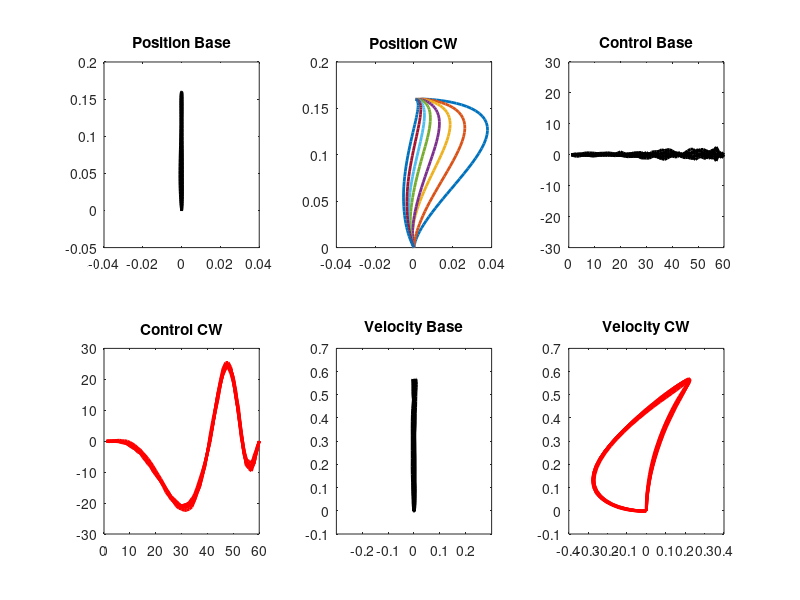

Write the MATLAB code that produced this figure. (Note: this script raises an error after producing the figure.)
clc;clear all;close all;
% load synthetic data
load('LQGxyBase.mat');
Base  = Traj;
load('LQGxy15CW.mat');
CW    = Traj;
load('LQGxy15CCW.mat');
CCW    = Traj;
load('LQGxy15CWadapt.mat');
CWa    = Traj;
load('LQGxy15CCWadapt.mat');
CCWa    = Traj;

%% visualise  decoded data
for i= 1:4:30%[1 4 7 10]%[12 10 8]
    p1 = Base.Out(1:60,i);
    p2 = Base.Out(61:120,i);
    v1 = Base.Out(121:180,i);
    v2 = Base.Out(181:240,i);
    c1 = Base.Out(241:300,i);
    c2 = Base.Out(301:360,i);
%     P1 = CCWa.Out(1:60,i);
%     P2 = CCWa.Out(61:120,i);
    P1 = CWa.Out(1:60,i);
    P2 = CWa.Out(61:120,i);
    V1 = CW.Out(121:180,i);
    V2 = CW.Out(181:240,i);   
    C1 = CW.Out(241:300,i);
    C2 = CW.Out(301:360,i);
    subplot(231);plot(p1,p2,'k','Linewidth',2); title('Position Base');hold on; xlim([-0.04 0.04]);
%     subplot(232);plot(P1,P2,'m','Linewidth',2); title('Position CW');hold on; xlim([-0.04 0.04]); ylim([0 0.2]);
    subplot(232);plot(P1,P2,'Linewidth',2); title('Position CW');hold on; xlim([-0.04 0.04]); ylim([0 0.2]);
    subplot(233);plot(c1,'k','Linewidth',2); title('Control Base');hold on; ylim([-30 30]);
    subplot(234);plot(C1,'r','Linewidth',2); title('Control CW');hold on; ylim([-30 30]);
    subplot(235);plot(v1,v2,'k','Linewidth',2); title('Velocity Base');hold on; xlim([-0.3 0.3]);
    subplot(236);plot(V1,V2,'r','Linewidth',2); title('Velocity CW');hold on; %xlim([-0.04 0.04
% pause
end

%% data reformating
% for lstm
j = 1;
for  i = 1:size(Base.Out,2)
    BaseCon2{i,1}  = Base.Out(241:360,i);
    BaseVel2{i,1}  = Base.Out(121:240,i);
    CWCon2{i,1}    = CW.Out(241:360,i);
    CWVel2{i,1}    = CW.Out(121:240,i);
    CCWCon2{i,1}   = CCW.Out(241:360,i);
    CCWVel2{i,1}   = CCW.Out(121:240,i);
    
    CWaCon2{i,1}   = CWa.Out(241:360,i);
    CWaVel2{i,1}   = CWa.Out(121:240,i);
    CCWaCon2{i,1}  = CCWa.Out(241:360,i);
    CCWaVel2{i,1}  = CCWa.Out(121:240,i);
    
    Con2{j,1}    = Base.Out(241:360,i);
    Con2{j+1,1}  = CW.Out(241:360,i);
    Con2{j+2,1}  = CWa.Out(241:360,i);
    Con2{j+3,1}  = CCW.Out(241:360,i);
    Con2{j+4,1}  = CCWa.Out(241:360,i);
    
    Vel2{j,1}    = Base.Out(121:240,i);
    Vel2{j+1,1}  = CW.Out(121:240,i);
    Vel2{j+2,1}  = CWa.Out(121:240,i);
    Vel2{j+3,1}  = CCW.Out(121:240,i);
    Vel2{j+4,1}  = CCWa.Out(121:240,i);
    
    j = j+5;
end
%% lstm4
numFeatures    = 120;
numResponses   = 120;

layers = [ ...
    sequenceInputLayer(numFeatures)
    bilstmLayer(500,'Name','bilstm1') %lstmLayer(numHiddenUnits,'OutputMode','sequence')
    dropoutLayer(0.2)
    bilstmLayer(100,'Name','bilstm2') %lstmLayer(numHiddenUnits,'OutputMode','sequence')
    dropoutLayer(0.2)
    fullyConnectedLayer(numResponses)
    regressionLayer];

options = trainingOptions('adam', ...
    'MaxEpochs',300, ...
    'GradientThreshold',1, ...
    'InitialLearnRate',0.005, ...
    'LearnRateSchedule','piecewise', ...
    'LearnRateDropPeriod',125, ...
    'LearnRateDropFactor',0.2, ...
    'Verbose',0, ...
    'Plots','training-progress');

net = trainNetwork(Vel2,Con2,layers,options);
%%
% analyzeNetwork(net)

%%
figure

YPred1   = predict(net,BaseVel2{1});
subplot(251);
plot(YPred1(1:60,1),'m','Linewidth',2);hold on;
plot(BaseCon2{1}(1:60),'k','Linewidth',2);hold on;
ylim([-30 30]);
title(' Control- Base'); xlabel('TimeStep');ylabel('X');
subplot(256);plot(BaseVel2{1}(1:60),'k','Linewidth',2);hold on;
ylim([-0.3 0.3]);
title('Velocity - Base');xlabel('TimeStep');ylabel('X');

YPred2   = predict(net,CWVel2{1});
subplot(252);
plot(YPred2(1:60,1),'m','Linewidth',2);hold on;
plot(CWCon2{1}(1:60),'k','Linewidth',2);hold on;
ylim([-30 30]);
title('ControlX - CW');
subplot(257);plot(CWVel2{1}(1:60),'k','Linewidth',2);hold on;
ylim([-0.3 0.3]);
title('Velocity- CW');

YPred3   = predict(net,CCWVel2{1});
subplot(253);
plot(YPred3(1:60,1),'m','Linewidth',2);hold on;
plot(CCWCon2{1}(1:60),'k','Linewidth',2);hold on;
ylim([-30 30]);
title('ControlX - CCW');
subplot(258);plot(CCWVel2{1}(1:60),'k','Linewidth',2);hold on;
ylim([-0.3 0.3]);
title('Velocity- CCW');

YPred4   = predict(net,CWaVel2{8});
subplot(254);
plot(YPred4(1:60,1),'m','Linewidth',2);hold on;
plot(CWaCon2{8}(1:60),'k','Linewidth',2);hold on;
ylim([-30 30]);
title('ControlX - CWadapt');
subplot(259);plot(CWaVel2{8}(1:60),'k','Linewidth',2);hold on;
ylim([-0.3 0.3]);
title('Velocity- CWadapt');

YPred5   = predict(net,CCWaVel2{8});
subplot(255);
plot(YPred5(1:60,1),'m','Linewidth',2);hold on;
plot(CCWaCon2{8}(1:60),'k','Linewidth',2);hold on;
ylim([-30 30]);
title('ControlX - CCWadapt');
subplot(2,5,10);plot(CCWaVel2{5}(1:60),'k','Linewidth',2);hold on;
ylim([-0.3 0.3]);
title(' Velocity- CCWadapt');

%% X-Y graph
figure

subplot(251);
plot(YPred1(1:60,1),YPred1(61:120,1),'m','Linewidth',2);hold on;plot(BaseCon2{1}(1:60),BaseCon2{1}(61:120),'k','Linewidth',2);hold on;
xlim([-20 20]);title('Control Signal - Base'); xlabel('X');ylabel('Y');
plot(BaseCon2{1}(1:60),BaseCon2{1}(61:120),'k','Linewidth',2);hold on;
xlim([-20 20]);title('Control Signal - Base'); xlabel('X');ylabel('Y');
subplot(256);
plot(BaseVel2{1}(1:60),BaseVel2{1}(61:120),'k','Linewidth',2);hold on;
xlim([-0.3 0.3]); title('Velocity - Base'); xlabel('X');ylabel('Y');


subplot(252);
plot(YPred2(1:60,1),YPred2(61:120,1),'m','Linewidth',2);hold on;
plot(CWCon2{1}(1:60),CWCon2{1}(61:120),'k','Linewidth',2);hold on;
title('Control - CW');% ylim([-30 30]);
subplot(257);
plot(CWVel2{1}(1:60),CWVel2{1}(61:120),'k','Linewidth',2);hold on;
xlim([-0.3 0.3]);title('Velocity - CW');

subplot(253);
plot(YPred3(1:60,1),YPred3(61:120,1),'m','Linewidth',2);hold on;
plot(CCWCon2{1}(1:60),CCWCon2{1}(61:120),'k','Linewidth',2);hold on;
title('Control - CCW'); ylim([-15 20]);
subplot(258);
plot(CCWVel2{1}(1:60),CCWVel2{1}(61:120),'k','Linewidth',2);hold on;
xlim([-0.3 0.3]);title('Velocity - CCW');

subplot(254);
plot(YPred4(1:60,1),YPred4(61:120,1),'m','Linewidth',2);hold on;
plot(CWaCon2{5}(1:60),CWaCon2{5}(61:120),'k','Linewidth',2);hold on;
title('Control - CW adapt'); ylim([-15 20]);
subplot(259);
plot(CWaVel2{5}(1:60),CWaVel2{5}(61:120),'k','Linewidth',2);hold on;
xlim([-0.3 0.3]);title('Velocity - CW adapt');

subplot(255);
plot(YPred5(1:60,1),YPred5(61:120,1),'m','Linewidth',2);hold on;
plot(CCWaCon2{5}(1:60),CCWaCon2{5}(61:120),'k','Linewidth',2);hold on;
title('Control - CCW adapt');% ylim([-30 30]);
subplot(2,5,10);
plot(CCWaVel2{5}(1:60),CCWaVel2{5}(61:120),'k','Linewidth',2);hold on;
xlim([-0.3 0.3]);title('Velocity - CCW adapt');
%% 
lstm4VelCon = net;
save('lstm4VelCon.mat','lstm4VelCon');

%% for ppt visualisation only
for i = [1 5 8 12]
YPred4   = predict(net,CWaVel2{i});
subplot(254);
% plot(YPred4(1:60,1),'m','Linewidth',2);hold on;
plot(CWaCon2{i}(1:60),'r','Linewidth',2);hold on;
ylim([-30 30]);
title('ControlX - CWadapt');
subplot(259);plot(CWaVel2{i}(1:60),'r','Linewidth',2);hold on;
ylim([-0.3 0.3]);
title('Velocity- CWadapt');

YPred5   = predict(net,CCWaVel2{i}); 
subplot(255);
% plot(YPred5(1:60,1),'m','Linewidth',2);hold on;
plot(CCWaCon2{i}(1:60),'r','Linewidth',2);hold on;
ylim([-30 30]);
title('ControlX - CCWadapt');
subplot(2,5,10);plot(CCWaVel2{i}(1:60),'r','Linewidth',2);hold on;
ylim([-0.3 0.3]);
title(' Velocity- CCWadapt');
pause
end